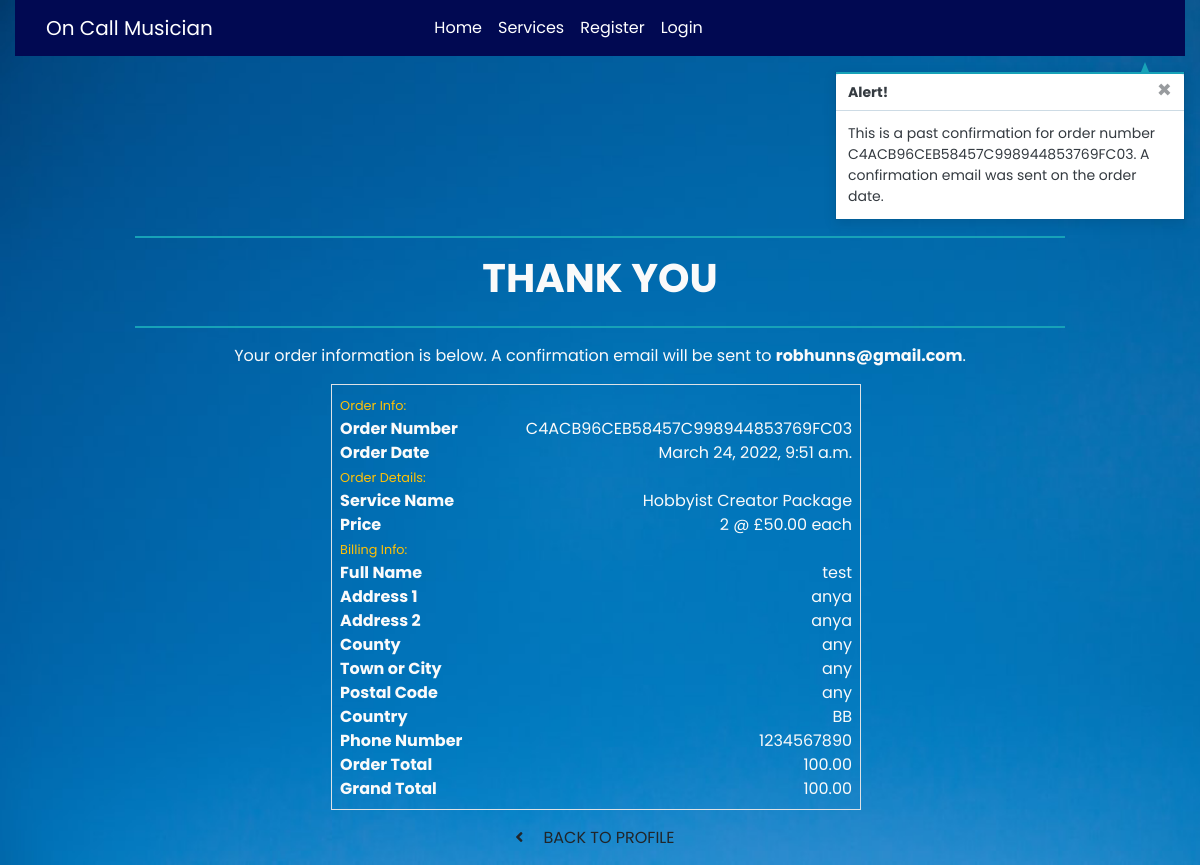
The app's page /profile/order_history/C4ACB96CEB58457C998944853769FC03, older data.
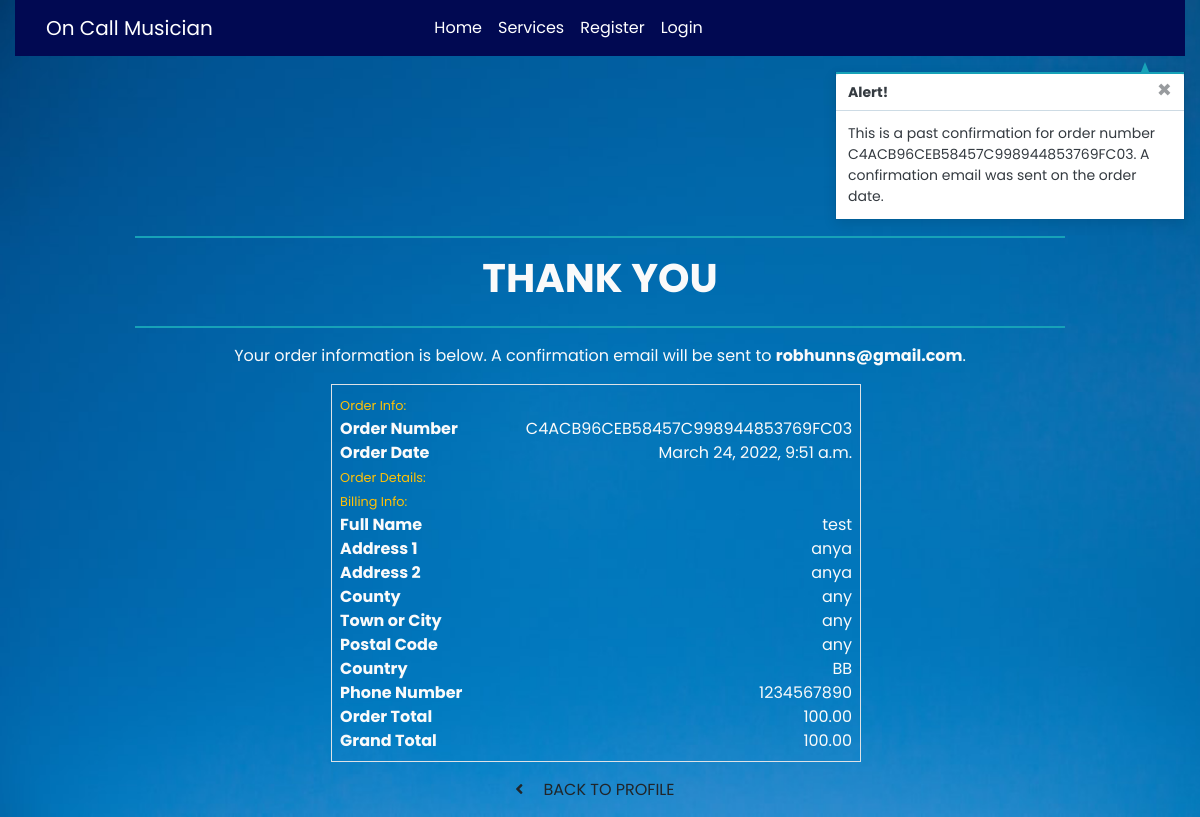
The same page, newer data.
### checkout/models.py (models this page shows, shortened)
class OrderLineItem(models.Model):
    order = models.ForeignKey(Order, null=False, blank=False,
                              on_delete=models.CASCADE,
                              related_name='lineitems')
    service = models.ForeignKey(Service, null=False, blank=False,
                                on_delete=models.CASCADE)
    quantity = models.IntegerField(null=False, blank=False, default=0)
    lineitem_total = models.DecimalField(max_digits=6, decimal_places=2,
                                         null=False, blank=False,
                                         editable=False)

### services/models.py (models this page shows, shortened)
class Service(models.Model):
    name = models.CharField(max_length=254)
    description = models.TextField(max_length=400)
    price = models.DecimalField(max_digits=6, decimal_places=2)
    subscription = models.CharField(max_length=254, default='Subscription')
    access = models.CharField(max_length=254, default='Access')
    original_music = models.CharField(max_length=254, default='Original Music')
    rating = models.DecimalField(max_digits=6, decimal_places=2, null=True,
                                 blank=True)
    image_url = models.URLField(max_length=1024, null=True, blank=True)
    image = models.ImageField(null=True, blank=True)

### profiles/views.py (the view)
# urls.py: path('order_history/<order_number>', views.order_history,
def order_history(request, order_number):
    order = get_object_or_404(Order, order_number=order_number)
    messages.info(request, (
        f'This is a past confirmation for order number {order_number}. '
        'A confirmation email was sent on the order date.'
    ))
    template = 'checkout/checkout_success.html'
    context = {
        'order': order,
        'from_profile': True,
    }
    return render(request, template, context)

### cart/contexts.py (called while the page is built, shortened)
def cart_contents(request):
    cart_items = []
    total = 0
    service_count = 0
    discount = 0
    cart = request.session.get('cart', {})
    if total < settings.TEN_PERCENT_DISCOUNT:
        discount = total * Decimal(settings.SINGLE_PRODUCT_COUNT)
        discount_delta = settings.TEN_PERCENT_DISCOUNT - total
    else:
        discount = 0
        discount_delta = 0
    grand_total = discount + total
    context = {
        'cart_items': cart_items,
        'total': total,
        'service_count': service_count,
        'discount': discount,
        'discount_delta': discount_delta,
        'ten_percent_discount': settings.TEN_PERCENT_DISCOUNT,
        'grand_total': grand_total,
    }
    return context

### checkout/templates/checkout/checkout_success.html (shortened to what the changed rows need)
{% extends "base.html" %}
{% load static %}
{% block extra_css %}
<link rel="stylesheet" href="{% static 'checkout/css/checkout.css' %}">
{% endblock %}
{% block content %}
<div class="container checkout-container">
    <div class="row">
        <div class="col">
            <h1 class="logo-font mb-4">Thank You</h1>
        </div>
    </div>
    <div class="row">
        <div class="col-12 col-lg-7 ">
            <div class="order-confirmation-wrapper  p-2 border">
                {% for item in order.lineitems.all %}
                <div class="row">
                    <div class="col-12 col-md-4">
                        <p class="mb-0 text-black font-weight-bold">Service Name</p>
                    </div>
                    <div class="col-12 col-md-8 text-md-right">
                        <p class="mb-0 ">{{ item.service.name }}</p>
                    </div>
                    <div class="col-12 col-md-4">
                        <p class="mb-0 text-black font-weight-bold">Price</p>
                    </div>
                    <div class="col-12 col-md-8 text-md-right">
                        <p class="mb-0">{{ item.quantity }} @ £{{ item.service.price }} each</p>
                    </div>
                </div>
                {% endfor %}
            </div>
        </div>
    </div>
</div>
{% endblock %}

Row changes from the older to the newer data that the page shows:
removed OrderLineItem: service.name "Hobbyist Creator Package", quantity "2", service.price "50.00"
